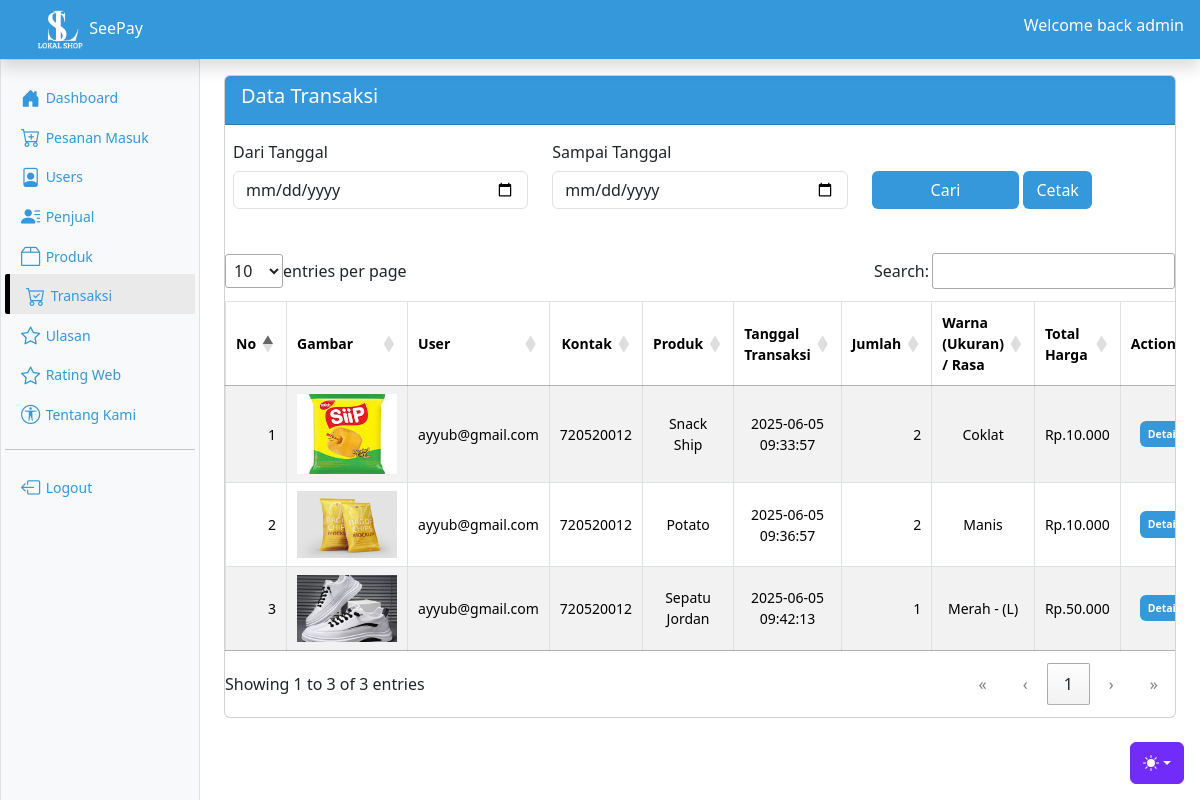
/backend/index.php?page=data-transaksi (signed in), run on the app's committed database.
### tables this page shows
CREATE TABLE `pesanan` (
  `id` int(11) NOT NULL,
  `user_id` int(11) NOT NULL,
  `produk_id` int(11) NOT NULL,
  `quantity` int(11) NOT NULL,
  `price` decimal(10,2) NOT NULL,
  `status` enum('pending','dikirim','ditolak','selesai','di proses','batal','di batalkan','pembatalan') DEFAULT 'pending',
  `tgl_pesanan` date DEFAULT NULL,
  `ukuran` varchar(255) DEFAULT NULL,
  `warna` varchar(255) DEFAULT NULL,
  `rasa` varchar(255) DEFAULT NULL,
  `metode` varchar(255) NOT NULL,
  `briva` varchar(255) NOT NULL,
  `keterangan` text NOT NULL,
  `admin` varchar(255) NOT NULL,
  `estimasi` varchar(255) NOT NULL,
  `created_at` timestamp NOT NULL DEFAULT current_timestamp(),
  `updated_at` timestamp NOT NULL DEFAULT current_timestamp()
);

CREATE TABLE `produk` (
  `id` int(11) NOT NULL,
  `seller_id` int(11) NOT NULL,
  `produk` text NOT NULL,
  `deskripsi` text NOT NULL,
  `kategori` enum('Fashion','Makanan','Kerajinan','Sembako') NOT NULL,
  `harga` text NOT NULL,
  `rasa` varchar(255) NOT NULL,
  `ukuran` varchar(255) NOT NULL,
  `warna` varchar(255) NOT NULL,
  `stock` int(11) NOT NULL,
  `diskon` int(11) NOT NULL,
  `metode` varchar(255) NOT NULL,
  `briva` varchar(255) NOT NULL,
  `gambar1` text NOT NULL,
  `gambar2` text NOT NULL,
  `gambar3` text NOT NULL,
  `created_at` timestamp NOT NULL DEFAULT current_timestamp(),
  `updated_at` timestamp NOT NULL DEFAULT current_timestamp()
);

CREATE TABLE `user` (
  `id` int(11) NOT NULL,
  `nama` text NOT NULL,
  `email` text NOT NULL,
  `password` text NOT NULL,
  `role` enum('user','admin') NOT NULL,
  `kontak` int(15) NOT NULL,
  `alamat` text NOT NULL,
  `created_at` timestamp NOT NULL DEFAULT current_timestamp(),
  `updated_at` timestamp NOT NULL DEFAULT current_timestamp()
);

CREATE TABLE `transaksi` (
  `id` int(11) NOT NULL,
  `pesanan_id` int(11) NOT NULL,
  `created_at` timestamp NOT NULL DEFAULT current_timestamp(),
  `updated_at` timestamp NOT NULL DEFAULT current_timestamp()
);

### backend/admin/transaksi/index.php (the view, shortened to what this page needs)
<?php
if($role == 'admin'){
    if(isset($_POST['cari'])){
        $dari=$_POST['dari'];
        $sampai=$_POST['sampai'];
        $transaksi=mysqli_query($koneksi,"SELECT pesanan.created_at as tgl_p, user.alamat,transaksi.id as id_transaksi,transaksi.created_at,pesanan.id AS id_pesanan, produk.id AS id_produk, seller.id AS id_toko, produk.gambar1, seller.nama_toko, produk.produk AS produk, pesanan.quantity, pesanan.ukuran, pesanan.warna, pesanan.rasa, pesanan.metode, pesanan.price, pesanan.tgl_pesanan, pesanan.status,user.email,user.kontak FROM pesanan JOIN produk ON produk.id = pesanan.produk_id
        JOIN user ON user.id = pesanan.user_id
        JOIN seller ON seller.id = produk.seller_id
        JOIN transaksi ON transaksi.pesanan_id=pesanan.id
        WHERE pesanan.status='selesai' AND DATE(transaksi.created_at) BETWEEN '$dari' AND '$sampai'");
    }else{
        $transaksi=mysqli_query($koneksi,"SELECT pesanan.created_at as tgl_p, user.alamat,transaksi.id as id_transaksi,transaksi.created_at,pesanan.id AS id_pesanan, produk.id AS id_produk, seller.id AS id_toko, produk.gambar1, seller.nama_toko, produk.produk AS produk, pesanan.quantity, pesanan.ukuran, pesanan.warna, pesanan.rasa, pesanan.metode, pesanan.price, pesanan.tgl_pesanan, pesanan.status,user.email,user.kontak FROM pesanan JOIN produk ON produk.id = pesanan.produk_id
        JOIN user ON user.id = pesanan.user_id
        JOIN seller ON seller.id = produk.seller_id
        JOIN transaksi ON transaksi.pesanan_id=pesanan.id
        WHERE pesanan.status='selesai'");
    }
}
?>
<div class="card card-info mt-3" id="card-data">
    <div class="card-header" style="background-color:  #3498DB">
        <h5 class="card-title" style="color: #fff;">
            <i class="fa fa-table"></i> Data Transaksi
        </h5>
    </div>
    <div class="card-body p-2">
    <div class="kotak-cari">
    <form action="" method="post" enctype="multipart/form-data">
        <div class="row align-items-end">
            <div class="col-sm-4">
                <label class="col-form-label">Dari Tanggal</label>
                <input type="date" name="dari" id="dari" class="form-control" required>
            </div>
            <div class="col-sm-4">
                <label class="col-form-label">Sampai Tanggal</label>
                <input type="date" name="sampai" id="sampai" class="form-control" required>
            </div>
            <div class="col-sm-4">
                <button type="submit" name="cari" class="btn text-white w-50"
                    style="background-color: #3498DB;">Cari</button>
                <?php
                $cetak_url = "././cetak/transaksi/data_transaksi.php";
                ?>
                <a href="<?= $cetak_url ?>?id=<?= $ses_id ?>&role=<?= $role ?>" class="btn text-white" target="_blank"
                    style="background-color: #3498DB;">Cetak</a>
            </div>
        </div>
    </form>
</div>
        </div>
        <div class="table-responsive">
            <br>
            <table id="example" class="table table-bordered table-striped" style="font-size: 14px;">
                <thead>
                    <tr>
                         <th>No</th>
                        <th>Gambar</th>
                        <th>User</th>
                        <th>Kontak</th>
                        <th>Produk</th>
                        <th>Tanggal Transaksi</th>
                        <th>Jumlah</th>
                        <th>Warna (Ukuran) / Rasa</th>
                        <th>Total Harga</th>
                        <th>Action</th>
                    </tr>
                </thead>
                <tbody>
                    <?php
                    $no = 1;
                    while ($data = mysqli_fetch_assoc($transaksi)) { ?>
                        <tr>
                        <td><?= $no++; ?></td>
                        <td><img src="../assets/img/produk/<?= $data['gambar1'] ?>" alt="icon" width="100px"></td>
                        <td><?= $data['email'] ?></td>
                        <td><?= $data['kontak'] ?></td>
                        <td><?= $data['produk'] ?></td>
                        <td><?= $data['created_at'] ?></td>
                        <td><?= $data['quantity'] ?> </td>
                        <?php if($data['ukuran'] == '-' || $data['warna'] == '-' ) { ?>
                        <td> <?= $data['rasa'] ?></td>
                        <?php } else { ?>
                        <td> <?= $data['warna'] ?> - (<?= $data['ukuran'] ?>)</td>
                        <?php } ?>
                        <td>Rp.<?= number_format($data['price'], 0, ',', '.'); ?></td>
                        <td>
                            <button class="badge  border-0 p-2" style="background-color:#3498DB;" data-bs-toggle="modal" data-bs-target="#modal_detail<?= $data['id_transaksi'] ?>" id="btn_detail">Detail</button>
                        </td>
                        </tr>
                        <?php } ?>
                </tbody>
            </table>
        </div>
    </div>

### backend/assets/css/dataTables.dataTables.css (style rules this page uses)
:root { --dt-row-selected: 13, 110, 253; --dt-row-selected-text: 255, 255, 255; --dt-row-selected-link: 9, 10, 11; --dt-row-stripe: 0, 0, 0; --dt-row-hover: 0, 0, 0; --dt-column-ordering: 0, 0, 0; --dt-html-background: white; }
table.dataTable thead > tr > th.dt-orderable-asc, table.dataTable thead > tr > th.dt-orderable-desc, table.dataTable thead > tr > th.dt-ordering-asc, table.dataTable thead > tr > th.dt-ordering-desc, table.dataTable thead > tr > td.dt-orderable-asc, table.dataTable thead > tr > td.dt-orderable-desc, table.dataTable thead > tr > td.dt-ordering-asc, table.dataTable thead > tr > td.dt-ordering-desc { position: relative; padding-right: 30px; }
table.dataTable thead > tr > th.dt-orderable-asc, table.dataTable thead > tr > th.dt-orderable-desc, table.dataTable thead > tr > td.dt-orderable-asc, table.dataTable thead > tr > td.dt-orderable-desc { cursor: pointer; }
table.dataTable th, table.dataTable td { box-sizing: border-box; }
table.dataTable th.dt-type-numeric, table.dataTable th.dt-type-date, table.dataTable td.dt-type-numeric, table.dataTable td.dt-type-date { text-align: right; }
table.dataTable thead th, table.dataTable thead td, table.dataTable tfoot th, table.dataTable tfoot td { text-align: left; }
table.dataTable { width: 100%; margin: 0 auto; border-spacing: 0; }
table.dataTable thead th, table.dataTable tfoot th { font-weight: bold; }
table.dataTable > thead > tr > th, table.dataTable > thead > tr > td { padding: 10px; border-bottom: 1px solid rgba(0, 0, 0, 0.3); }
table.dataTable > tbody > tr { background-color: transparent; }
table.dataTable > tbody > tr:first-child > * { border-top: none; }
table.dataTable > tbody > tr:last-child > * { border-bottom: none; }
table.dataTable > tbody > tr > th, table.dataTable > tbody > tr > td { padding: 8px 10px; }
div.dt-container div.dt-layout-full > *:only-child { margin-left: auto; margin-right: auto; }
div.dt-container.dt-empty-footer tbody > tr:last-child > * { border-bottom: 1px solid rgba(0, 0, 0, 0.3); }

### backend/assets/css/my_css.css (style rules this page uses)
th { text-align: center; vertical-align: middle; }

### backend/assets/css/dahsboard_seller.css (style rules this page uses)
.pesanan tr th,td { vertical-align: middle; text-align: center; font-size: 14px; }

### data on the page
pesanan: produk.gambar1 (picture), user.email "ayyub@gmail.com", user.kontak "720520012", produk.produk "Snack Ship", transaksi.created_at "2025-06-05 09:33:57", quantity "2", rasa "Coklat", price "10.000"
pesanan: produk.gambar1 (picture), user.email "ayyub@gmail.com", user.kontak "720520012", produk.produk "Potato", transaksi.created_at "2025-06-05 09:36:57", quantity "2", rasa "Manis", price "10.000"
pesanan: produk.gambar1 (picture), user.email "ayyub@gmail.com", user.kontak "720520012", produk.produk "Sepatu Jordan", transaksi.created_at "2025-06-05 09:42:13", quantity "1", warna "Merah", ukuran "L", price "50.000"

### other printed values
$ses_nama "admin"
